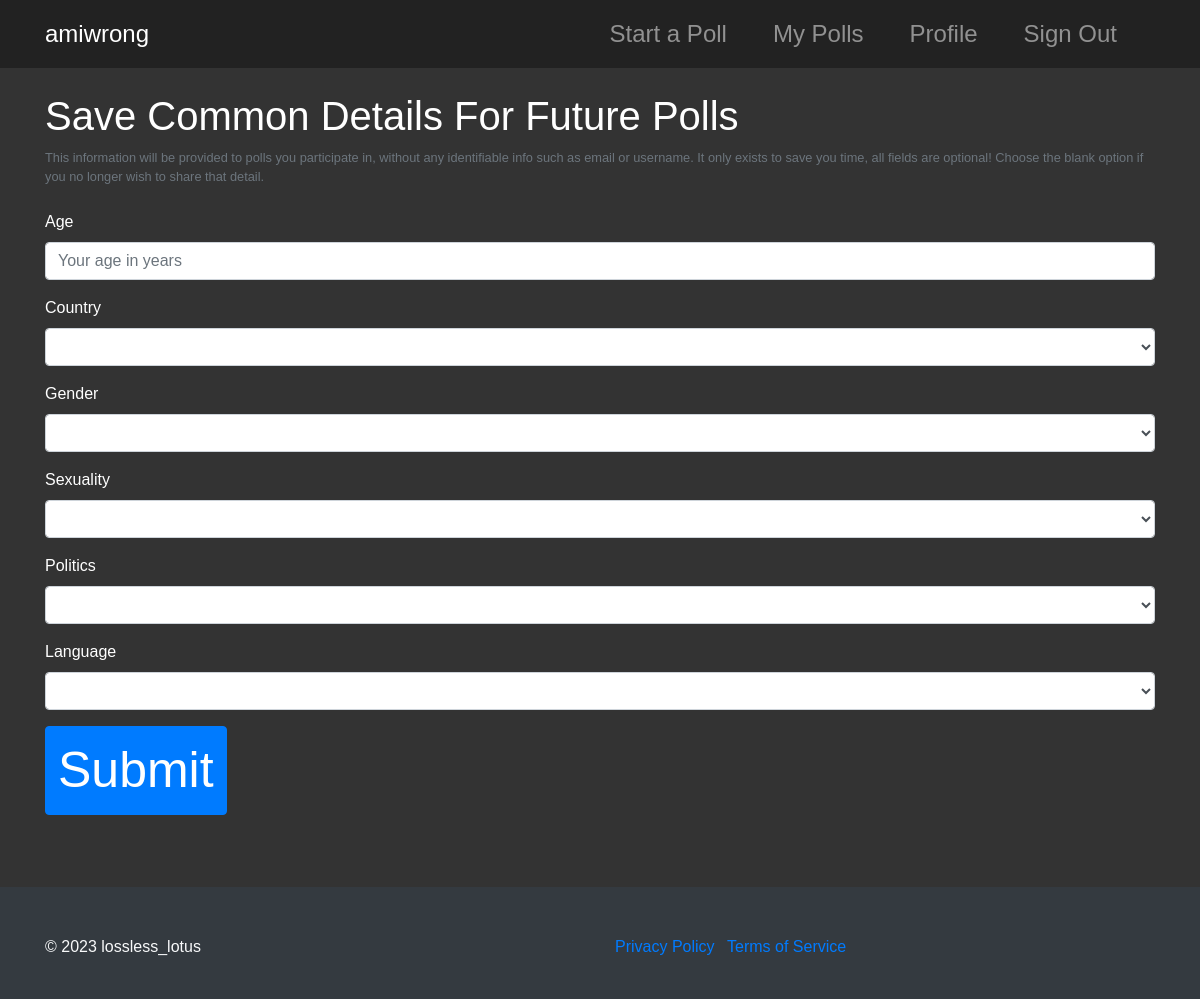
The page /profile (signed in) on the database as committed earlier.
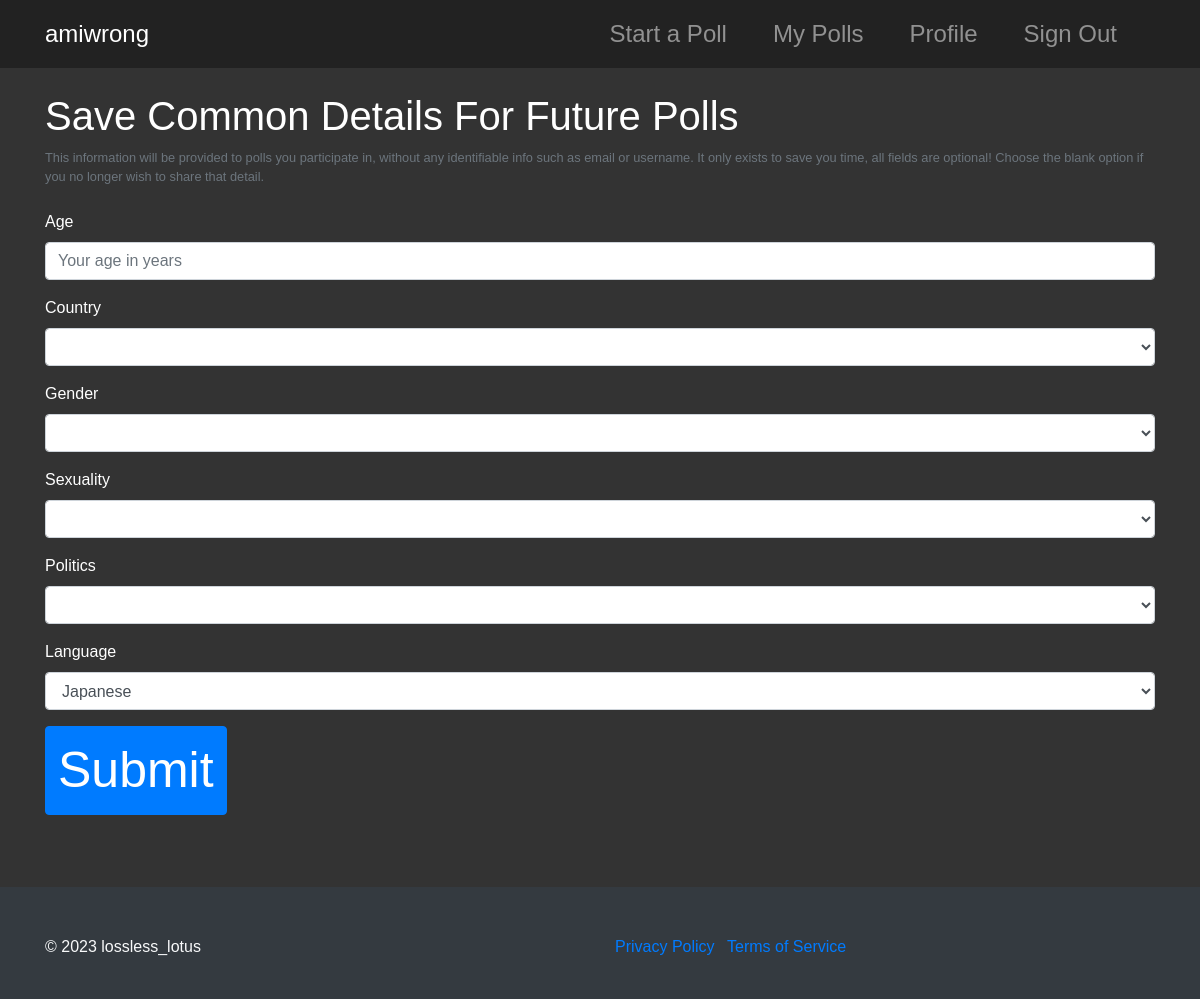
The same page on the database as committed later.
### tables this page shows
CREATE TABLE profiles ( 
    id INTEGER PRIMARY KEY AUTOINCREMENT NOT NULL, 
    user_id INT NOT NULL, 
    age INT, 
    country TEXT, 
    gender TEXT, 
    sexuality TEXT, 
    politics TEXT, 
    language TEXT, 
    FOREIGN KEY (user_id) REFERENCES users(id)
    );

### app.py (the view)
@app.route("/profile", methods=["GET", "POST"])
@login_required
def profile():
    if request.method == "POST":
        age = str(request.form.get("age"))
        try:
            age = int(age)
        except:
            age = None
        if age is not None and age not in range(1, 120):
            flash("Invalid age.")
            return redirect("/profile")
        elif age is None:
            age = "NULL"
        countries = [
        "", "Afghanistan", "Albania", "Algeria", "Andorra", "Angola", "Antigua and Barbuda",
        "Argentina", "Armenia", "Australia", "Austria", "Azerbaijan", "Bahamas", "Bahrain",
        "Bangladesh", "Barbados", "Belarus", "Belgium", "Belize", "Benin", "Bhutan", "Bolivia",
        "Bosnia and Herzegovina", "Botswana", "Brazil", "Brunei", "Bulgaria", "Burkina Faso",
        "Burundi", "Cabo Verde", "Cambodia", "Cameroon", "Canada", "Central African Republic",
        "Chad", "Chile", "China", "Colombia", "Comoros", "Congo", "Costa Rica", "Cote d'Ivoire",
        "Croatia", "Cuba", "Cyprus", "Czech Republic", "Denmark", "Djibouti", "Dominica",
        "Dominican Republic", "Ecuador", "Egypt", "El Salvador", "Equatorial Guinea", "Eritrea",
        "Estonia", "Eswatini", "Ethiopia", "Fiji", "Finland", "France", "Gabon", "Gambia", "Georgia",
        "Germany", "Ghana", "Greece", "Grenada", "Guatemala", "Guinea", "Guinea-Bissau", "Guyana",
        "Haiti", "Honduras", "Hungary", "Iceland", "India", "Indonesia", "Iran", "Iraq", "Ireland",
        "Israel", "Italy", "Jamaica", "Japan", "Jordan", "Kazakhstan", "Kenya", "Kiribati",
        "Korea, North", "Korea, South", "Kosovo", "Kuwait", "Kyrgyzstan", "Laos", "Latvia", "Lebanon",
        "Lesotho", "Liberia", "Libya", "Liechtenstein", "Lithuania", "Luxembourg", "Madagascar", "Malawi",
        "Malaysia", "Maldives", "Mali", "Malta", "Marshall Islands", "Mauritania", "Mauritius", "Mexico",
        "Micronesia", "Moldova", "Monaco", "Mongolia", "Montenegro", "Morocco", "Mozambique", "Myanmar",
        "Namibia", "Nauru", "Nepal", "Netherlands", "New Zealand", "Nicaragua", "Niger", "Nigeria",
        "North Macedonia", "Norway", "Oman", "Pakistan", "Palau", "Palestine", "Panama", "Papua New Guinea",
        "Paraguay", "Peru", "Philippines", "Poland", "Portugal", "Qatar", "Romania", "Russia", "Rwanda",
        "Saint Kitts and Nevis", "Saint Lucia", "Saint Vincent and the Grenadines", "Samoa", "San Marino",
        "Sao Tome and Principe", "Saudi Arabia", "Senegal", "Serbia", "Seychelles", "Sierra Leone", "Singapore",
        "Slovakia", "Slovenia", "Solomon Islands", "Somalia", "South Africa", "South Sudan", "Spain", "Sri Lanka",
        "Sudan", "Suriname", "Sweden", "Switzerland", "Syria", "Taiwan", "Tajikistan", "Tanzania", "Thailand",
        "Timor-Leste", "Togo", "Tonga", "Trinidad and Tobago", "Tunisia", "Turkey", "Turkmenistan", "Tuvalu",
        "Uganda", "Ukraine", "United Arab Emirates", "United Kingdom", "United States", "Uruguay", "Uzbekistan",
        "Vanuatu", "Vatican City", "Venezuela", "Vietnam", "Yemen", "Zambia", "Zimbabwe"
        ]
        country = str(request.form.get("country"))
        if country not in countries:
            flash("Invalid country.")
            return redirect("/profile")
        if country == "":
            country = "NULL"
        gender_options = ["","Male", "Female", "Non-binary", "Other"]
        gender = str(request.form.get("gender"))
        if gender not in gender_options:
            flash("No such gender option.")
            return redirect("/profile")
        if gender == "":
            gender = "NULL"
        sexualities = ["","Male", "Female", "Non-binary", "Other"]
        sexuality = str(request.form.get("sexuality"))
        if sexuality not in sexualities:
            flash("No such sexuality option.")
            return redirect("/profile")
        if sexuality == "":
            sexuality = "NULL"
        political_leanings = ["","Center", "Left", "Right", "Other"]
        politics = str(request.form.get("politics"))
        if politics not in political_leanings:
            flash("No such politics option.")
            return redirect("/profile")
        if politics == "":
            politics = "NULL"
        languages =  [
                        "", "Afrikaans", "Amharic", "Arabic", "Azerbaijani", "Bengali", "Burmese",
                        "Chinese", "Czech", "Danish", "Dutch", "English", "Finnish", "French",
                        "German", "Greek", "Hebrew", "Hindi", "Hungarian", "Indonesian", "Italian",
                        "Japanese", "Kannada", "Korean", "Malay", "Malayalam", "Marathi", "Navajo",
                        "Nepali", "Norwegian", "Persian", "Polish", "Portuguese", "Punjabi",
                        "Romanian", "Russian", "Serbian", "Slovak", "Slovenian", "Spanish",
                        "Swahili", "Swedish", "Tamil", "Telugu", "Thai", "Turkish", "Ukrainian",
                        "Urdu", "Vietnamese", "Xhosa", "Yoruba", "Zulu", "Other"
                    ]
        native_language = str(request.form.get("language"))
        if native_language not in languages:
            flash("No such language option.")
            return redirect("/profile")
        if native_language == "":
            native_language = "NULL"
        connection = sqlite3.connect("amiwrong.db")
        cursor = connection.cursor()
        cursor.execute("UPDATE profiles SET age = ?, country = ?, gender = ?, sexuality = ?, politics = ?, language = ? WHERE user_id = ?", (age, country, gender, sexuality, politics, native_language, session["user_id"]))
        connection.commit()
        cursor.close()
        connection.close()
        print("Saved changes to profile")
        return redirect("/profile")
    else:
        connection = sqlite3.connect("amiwrong.db")
        connection.row_factory = sqlite3.Row
        cursor = connection.cursor()
        cursor.execute("SELECT * FROM profiles WHERE user_id = ?", (session["user_id"],))
        row = cursor.fetchone()
        if row:
            age = row['age']
            country = row['country']
            gender = row['gender']
            sexuality = row['sexuality']
            politics = row['politics']
            language = row['language']
        cursor.close()
        connection.close()
        return render_template("profile.html", language=language)

### app.py (called while the page is built)
@app.after_request
def after_request(response):
    response.headers["Cache-Control"] = "no-cache, no-store, must-revalidate, max-age=0"
    response.headers["Expires"] = 0
    response.headers["Pragma"] = "no-cache"
    return response

def login_required(f):
    @wraps(f)
    def decorated_function(*args, **kwargs):
        if session.get("user_id") is None:
            return redirect("/login")
        return f(*args, **kwargs)
    return decorated_function

### templates/profile.html (shortened to what this page needs)
{% extends "layout.html" %} {% block title %} My Profile {% endblock %} {% block
main %}
<h1>Save Common Details For Future Polls</h1>
<small class="form-text text-muted"
  >This information will be provided to polls you participate in, without any
  identifiable info such as email or username. It only exists to save you time,
  all fields are optional! Choose the blank option if you no longer wish to
  share that detail.</small
>
<br />
<form action="/profile" method="post">
  <div class="form-group">
    <label for="age">Age</label>
    <input
      type="text"
      class="form-control"
      id="age"
      name="age"
      placeholder="Your age in years"
    />
  </div>
  <div class="form-group">
    <label for="country">Country</label>
    <select class="form-control" id="country" name="country">
      <option value=""></option>
      <option value="Afghanistan">Afghanistan</option>
    </select>
  </div>
  <div class="form-group">
    <label for="gender">Gender</label>
    <select class="form-control" id="gender" name="gender">
      <option value=""></option>
      <option value="Male">Male</option>
    </select>
  </div>
  <div class="form-group">
    <label for="sexuality">Sexuality</label>
    <select class="form-control" id="sexuality" name="sexuality">
      <option value=""></option>
      <option value="Heterosexual">Heterosexual</option>
    </select>
  </div>
  <div class="form-group">
    <label for="politics">Politics</label>
    <select class="form-control" id="politics" name="politics">
      <option value=""></option>
      <option value="Center">Center</option>
    </select>
  </div>
  <div class="form-group">
    <label for="language">Language</label>
    <select class="form-control" id="language" name="language">
      <option value=""></option>
      <option value="Afrikaans" {% if language == 'Afrikaans' %}selected{% endif %}>Afrikaans</option>
      <option value="Japanese" {% if language == 'Japanese' %}selected{% endif %}>Japanese</option>
    </select>
  </div>
  <button type="submit" class="btn btn-primary">Submit</button>
</form>
<br />
 {% endblock %}

### templates/layout.html (shortened to what this page needs)
<!DOCTYPE html>
<html lang="en">
<head>
    <link rel="stylesheet" href="https://maxcdn.bootstrapcdn.com/bootstrap/4.5.2/css/bootstrap.min.css">
    <link rel="stylesheet" href="static/css/styles.css">
</head>
<body>
    <nav class="navbar navbar-expand-lg navbar-dark">
        <div class="container">
            <a class="navbar-brand" href="/">amiwrong</a>
            <div class="collapse navbar-collapse" id="navbarNav">
                {% if session["user_id"] %}
                <ul class="navbar-nav ml-auto">
                    <li class="nav-item">
                        <a class="nav-link" href="/create">Start a Poll</a>
                    </li>
                    <li class="nav-item">
                        <a class="nav-link" href="/">My Polls</a>
                    </li>
                    <li class="nav-item">
                        <a class="nav-link" href="/profile">Profile</a>
                    </li>
                    <li class="nav-item">
                        <a class="nav-link" href="/signout">Sign Out</a>
                    </li>
                </ul>
                {% endif %}
            </div>
        </div>
    </nav>
    <div class="container mt-4">
        {% block main %}{% endblock %}
    </div>
    <footer class="mt-5 pt-5 bg-dark text-light py-4">
        <div class="container">
            <div class="row">
                <div class="col-md-6">
                    <p>&copy; 2023 lossless_lotus</p>
                </div>
                <div class="col-md-6 text-md-end">
                    <ul class="list-inline">
                        <li class="list-inline-item"><a href="#">Privacy Policy</a></li>
                        <li class="list-inline-item"><a href="#">Terms of Service</a></li>
                    </ul>
                </div>
            </div>
        </div>
    </footer>
</body>
</html>

### static/css/styles.css (style rules this page uses)
.btn { font-size: 50px; }

### templates/layout.html (style rules this page uses)
body { background-color: #333; color: #fff; font-family: 'Circular Std', sans-serif; }
.navbar { background-color: #222; }
.navbar-nav, .navbar-brand { font-size: 24px; margin-left: auto; }
.navbar-nav .nav-item { margin-right: 30px; }
.navbar-brand { margin-left: 0; }

Rows that differ between the two databases and show on the page:
now on this page (row edited): profiles: language "Japanese"
